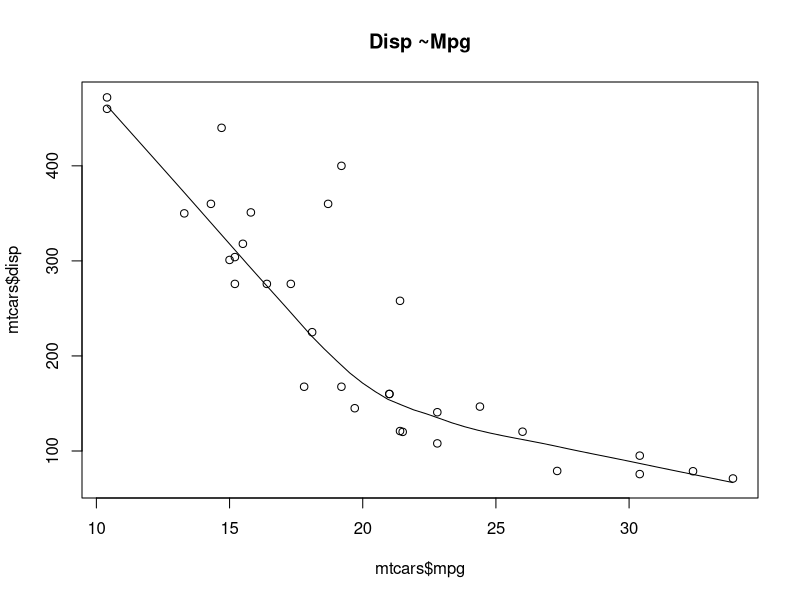
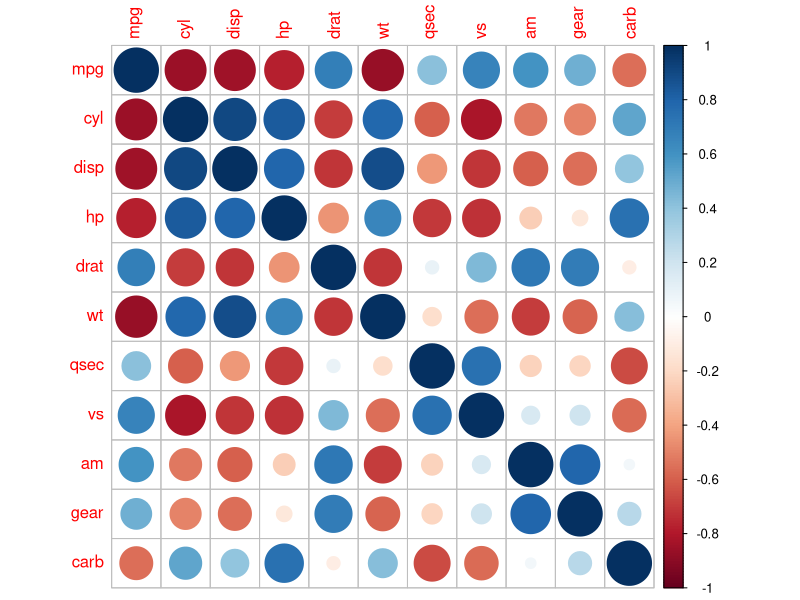
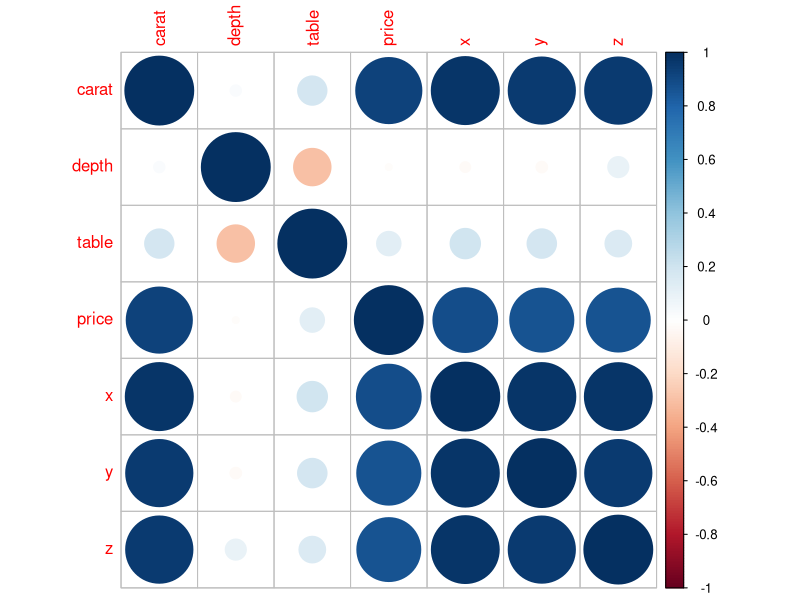
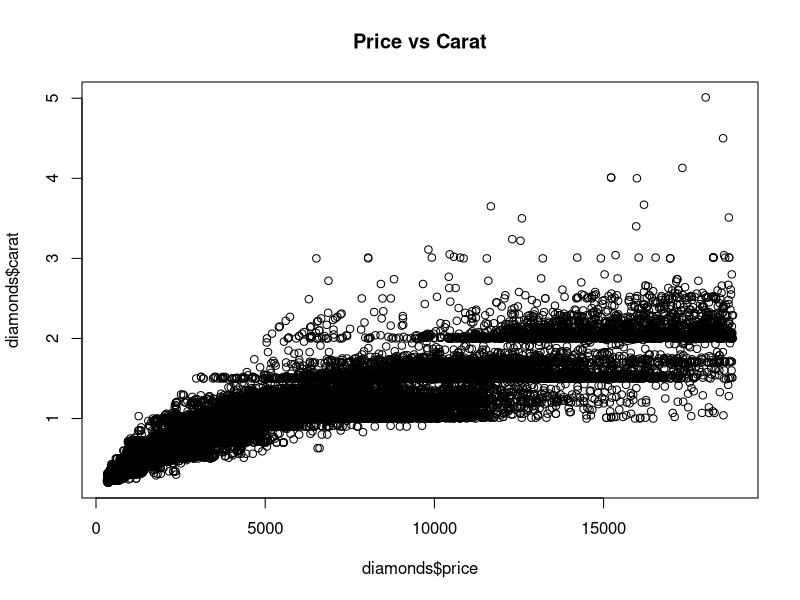
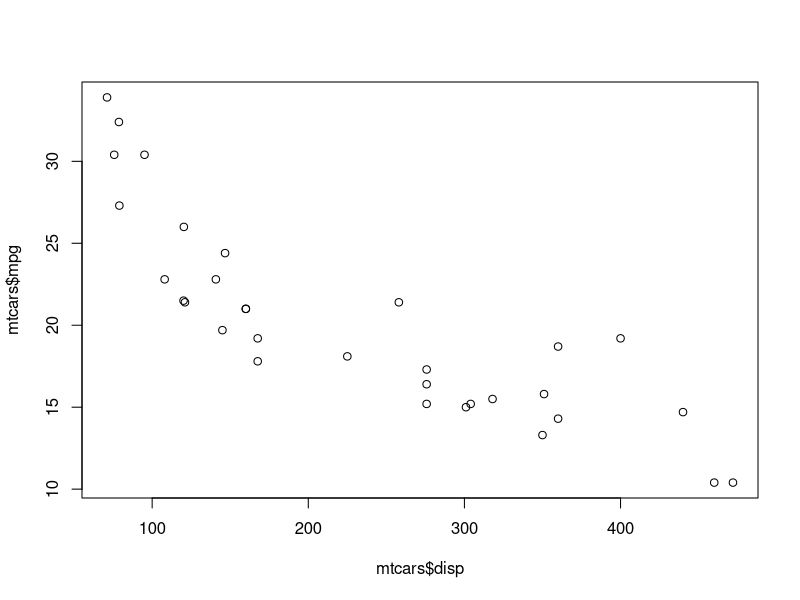
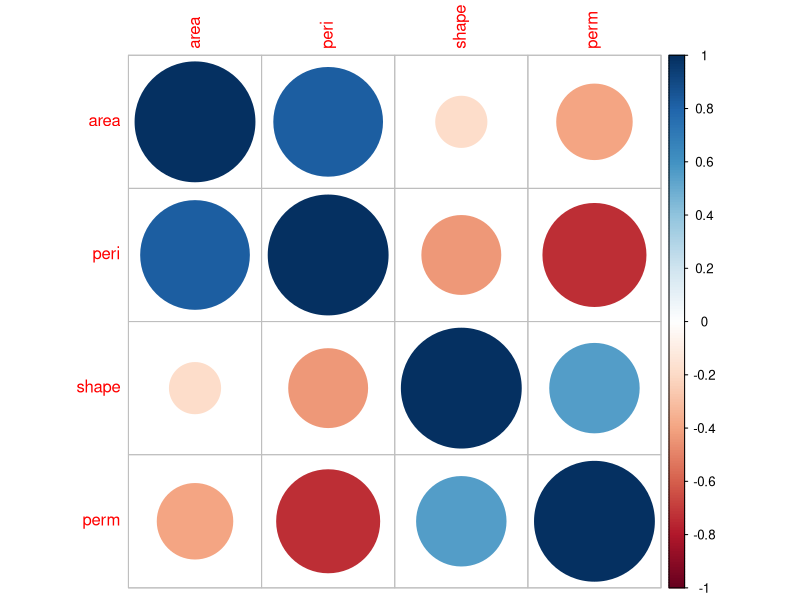
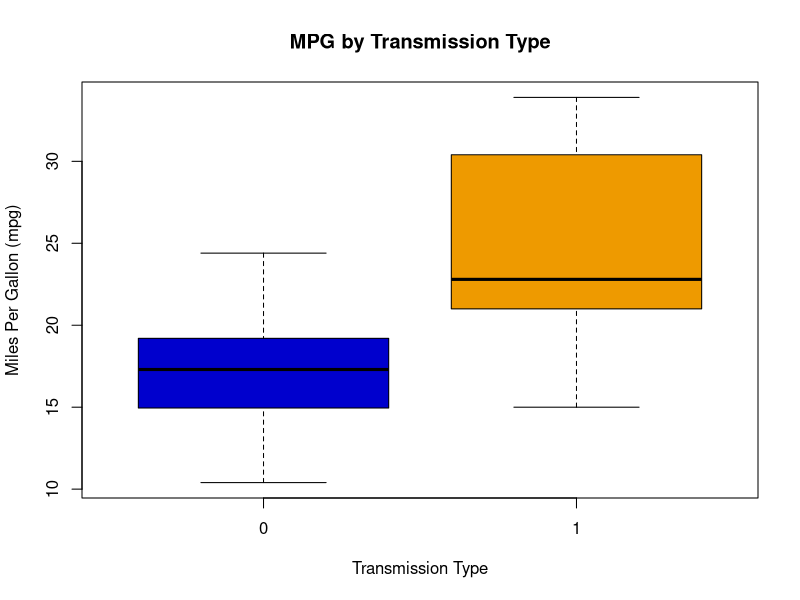

Write R code to recreate these figures, in order.
library(dplyr)
library(tidyverse)
library(corrplot)
data("mtcars")
setwd("C:/Users/Student/Desktop/Biotech II")

scatter.smooth(x=mtcars$mpg, y=mtcars$disp, main="Disp ~Mpg")
view(mtcars)

cor.test(mtcars$mpg, mtcars$disp)

cor_results <- cor.test(mtcars$mpg, mtcars$disp)
cor_results$estimate
cor_results$p.value
install.packages("corrplot")
library(corrplot)
corrplot(cor(mtcars))
mtcars
data()
data(diamonds)
diamonds

numeric_data <- diamonds[sapply(diamonds, is.numeric)]
numeric_data
corrplot(cor(numeric_data))
scatter.smooth(x= diamonds$price, y=diamonds$carat, main = "Price vs Carat")

view(sleep)
t.test(extra ~ group, data = sleep)
t.test(trees$Girth, mu = 5)

df1 <- data.frame(
  Age = c(10, 15, 23, 26, 28, 26, 30, 27, 29, 27),
  Weight = c(220, 150, 200, 240,250,180,190,200,220,270)
)

view(df1)

t.test(df1)
t_test_results <- t.test(df1$Age, df1$Weight)

print(t_test_results$p.value)
print(t_test_results)

df2 <- data.frame(
  ID = c("A", "B"),
  Age = c(10, 15, 23, 26, 28, 26, 30, 27, 29, 27),
  Weight = c(220, 150, 200, 240,250,180,190,200,220,270)
)
  
df2
t.test(Weight ~ ID, data = df2)

res_aov <- aov(weight ~ group, data = PlantGrowth)
view(PlantGrowth)
summary(res_aov)
TukeyHSD(res_aov)

df3 <- data.frame(
  ID = c("A", "B", "C", "D", "E"),
  Age = c(10, 15, 23, 26, 28, 26, 30, 27, 29, 27),
  Weight = c(220, 150, 200, 240,250,180,190,200,220,270)
)

aov_res2 <- aov (Age ~ ID, data = df3)
aov_res2.1 <- aov(Weight ~ ID, data = df3)
summary(aov_res2)
summary(aov_res2.1)

TukeyHSD(aov_res2)
TukeyHSD(aov_res2.1)

linear_mod <- lm(dist ~ speed, data = cars)
linear_mod2 <- lm(mpg ~ disp + qsec, data =mtcars)
plot(mtcars$disp, mtcars$mpg)

summary(linear_mod2)

data(rock)
rock
view(rock)

#Does area and perimeter affect the rock permeability and is there any correlation between the set?
corrplot(cor(rock))
correlation_rocks <- cor(rock)
print(correlation_rocks)

rock_aov <- aov(area + peri ~ perm, data = rock)
summary(rock_aov)


data("mtcars")
view(mtcars)
#Is there any significant difference between the cylinders a car has and its miles per galon usage?
cars_aov<- aov(cyl ~ mpg, data=mtcars)
summary(cars_aov)

t.test(mpg ~ am, data = mtcars)
boxplot(mpg ~ am, data = mtcars, 
        main = "MPG by Transmission Type",      
        xlab = "Transmission Type",      
        ylab = "Miles Per Gallon (mpg)",      
        col = c("blue3", "orange2"))



